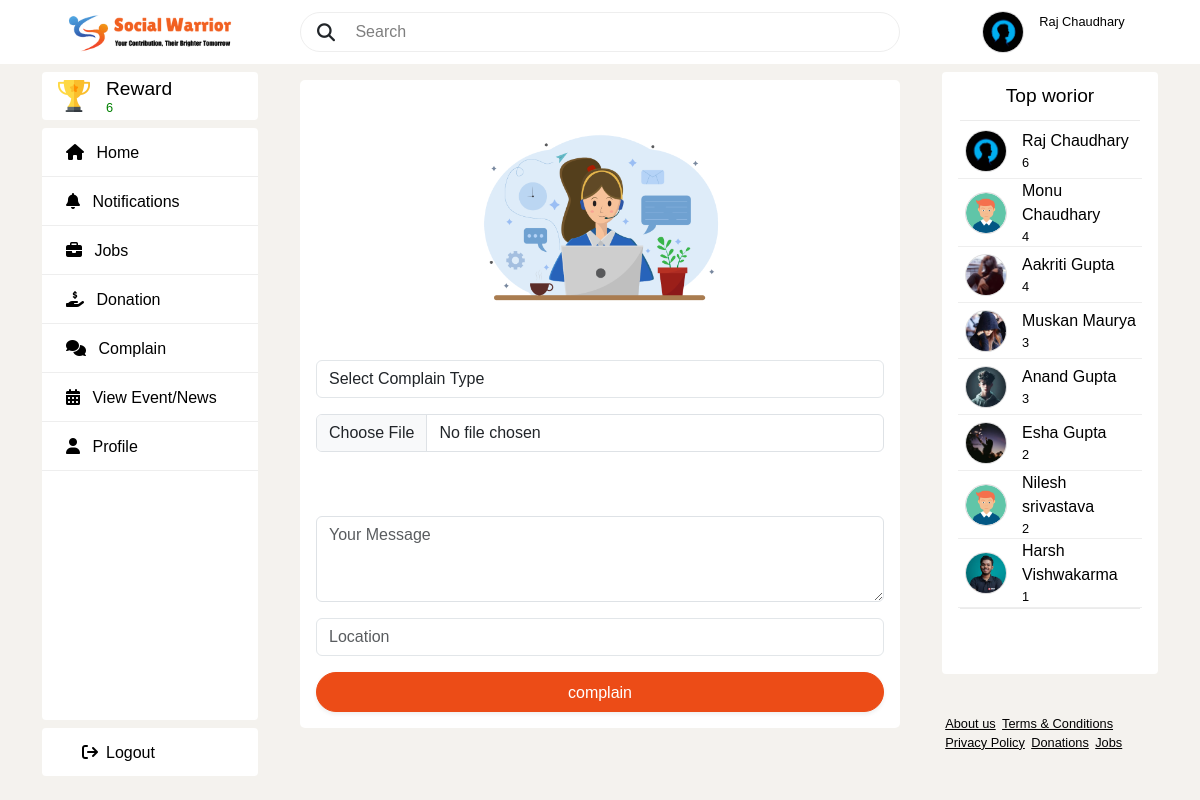
The app's page /complain/ (signed in) with its own data.
### publicapp/models.py (models this page shows)
class Profile(models.Model):
    user=models.ForeignKey(User,on_delete=models.CASCADE,blank=True,null=True)
    contact_no=models.IntegerField()
    full_name=models.CharField(max_length=50)
    dob = models.CharField(max_length=100,blank=True)
    city=models.CharField(max_length=200)
    state=models.CharField(max_length=200)
    pin_code=models.CharField(max_length=100)
    followers=models.ManyToManyField(User,related_name='followers',blank=True)
    followings =models.ManyToManyField(User,related_name='followings',blank=True)
    profile_picture = models.ImageField(upload_to='profilepics',blank=True)

class TopEnvorior(models.Model):
    profile = models.ForeignKey(Profile,on_delete=models.CASCADE)
    reward = models.IntegerField()

### publicapp/views.py (the view, shortened to what this page needs)
# urls.py: path('complain/',views.complain,name='complain'),
def complain(request):
    current_user = request.session['email']
    current_user_details = Profile.objects.get(user=current_user)
    top = TopEnvorior.objects.get(profile=current_user_details)
    total_reward = top.reward
    top_envorior = TopEnvorior.objects.order_by('-reward')[:8]
    return render(request,'complain.html',locals())

### publicapp/templates/complain.html (shortened to what this page needs)
{% extends 'publicparent.html' %} {% load static %}  {%block content%}
<div id="form-layout" style="background-color: #ffffff; border-radius: 5px;">
  <p class="txt-1 pt-4"></p>
  <div class ="img">
    <img src="{% static 'img/complain.png' %}" height="100%" width="100%" />
  </div>
<form action="#" method='POST' enctype="multipart/form-data">
  <select class="form-select" style="border: 1px solid #e2e6e9 !important; " name="complain_type" id=""  >
      <option selected disabled>Select Complain Type</option>
  </select>
  <input id="uploadInput" class="form-control w-100 mt-3" type="file" name="complain_image" accept=".png,.jpg" placeholder=" Upload Media (Image) ">
  <div class="row mt-3">
 </div>
  <textarea class="form-control mt-3" type="text" name="description" rows="3" placeholder="Your Message"></textarea>
  <input style="border: 1px solid #e2e6e9 !important; " class="form-control mt-3" type="text" name="location" placeholder="Location">
  <button type="submit" class="btn btn-primary mt-3 w-100">complain</button>
</form>
</div>
{% endblock %}

### publicapp/templates/publicparent.html (shortened to what this page needs)
<!DOCTYPE html>
<html lang="en">
  <head>
    {% load static %}
    <link
      rel="stylesheet"
      href="https://cdnjs.cloudflare.com/ajax/libs/font-awesome/6.4.0/css/all.min.css"
    />
    <link href="https://cdn.jsdelivr.net/npm/bootstrap@5.3.3/dist/css/bootstrap.min.css" rel="stylesheet">
    <link rel="stylesheet" href="{% static 'css/publicstyle.css' %}" />
  </head>
  <body class="body">
    <header>
      <div class="left">
        <div class="logo">
          <img class="logo-img" src="{% static 'img/slogo.png' %}" alt="" />
        </div>
      </div>
      <div class="middle">
        <form>
          <div class="search nav-search">
            <i class="fa fa-search" style="font-size: 18px; margin-left: 1rem">
            </i>
            <input type="text" placeholder=" Search " />
          </div>
        </form>
      </div>
      <div class="right">
        <div class="user-profile">
              {% if current_user_details.profile_picture %}
              <a href="{%url 'publicapp:profile'%}">
                <img class="profile-img" src="{{ current_user_details.profile_picture.url }}" alt=""/>
              </a>
              {% else %}
              <a href="{%url 'publicapp:profile'%}">
                <img class="profile-img" src="{% static 'img/profile.png' %}" alt=""/>
              </a>
              {% endif %}
          <div class="profile-txt">
            <a href="{%url 'publicapp:profile'%}" class="txt-3"><p>{{current_user_details.full_name}}</p></a>
          </div>
        </div>
      </div>
    </header>
    <main>
      <div class="publicleft">
        <div class="navlefttop logo">
          <img class="logo-img" src="{% static 'img/trophy.png' %}" />
          <div class="logo-txt">
            <p class="txt-1" style="color: #000000;">Reward</p>
            <p class="txt-3" style="color: green; margin-top: -5px;">{{total_reward}}</p>
          </div>
        </div>
        <div class="navleftmiddle">
          <div class="navleftmiddles">
            <a
              href="{%url 'publicapp:publichome'%}"
              class="text-decoration-none"
            >
              <span class="txt-2 "><i class="fa-solid fa-house"></i></span>
              <span class="txt-2 ">Home</span>
            </a>
          </div>
          <div class="navleftmiddles">
            <a
              href="{%  url 'publicapp:notifications' %}"
              class="text-decoration-none"
            >
              <span class="txt-2"><i class="fa-solid fa-bell"></i></span>
              <span class="txt-2">Notifications</span>
            </a>
          </div>
          <div class="navleftmiddles">
            <a href="{%url 'publicapp:jobs'%}" class="text-decoration-none">
              <span class="txt-2"><i class="fa-solid fa-briefcase"></i></span>
              <span class="txt-2">Jobs</span>
            </a>
          </div>
          <div class="navleftmiddles">
            <a href="{%url 'publicapp:donation'%}" class="text-decoration-none">
              <span class="txt-2"
                ><i class="fa-solid fa-hand-holding-dollar"></i
              ></span>
              <span class="txt-2">Donation</span>
            </a>
          </div>
          <div class="navleftmiddles">
            <a href="{%url 'publicapp:complain'%}" class="text-decoration-none">
              <span class="txt-2"
                ><i class="fa-solid fa-comments"></i
              ></span>
              <span class="txt-2">Complain</span>
            </a>
          </div>
          <div class="navleftmiddles">
            <a href="{%url 'publicapp:viewevent'%}" class="text-decoration-none">
              <span class="txt-2"
                ><i class="fa-solid fa-calendar-days"></i></span>
              <span class="txt-2">View Event/News</span>
            </a>
          </div>
          <div class="navleftmiddles">
            <a
              href="{%url 'publicapp:profile'%}"
              class="text-decoration-none"
            >
              <span class="txt-2"><i class="fa-solid fa-user"></i></span>
              <span class="txt-2">Profile</span>
            </a>
          </div>
        </div>
        <div class="navleftbottom navleftmiddles">
          <div style="margin-top: 13px;">
            <a href="{%url 'publicapp:logout'%}" class="txt-2" data-bs-toggle="modal" data-bs-target="#logoutModal">
              <i class="fa-solid fa-sign-out mx-2 "></i>Logout
            </a>
          </div>
        </div>
      </div>
      <div class="publicmiddle">{% block content %} {% endblock%}</div>
      <div class="publicright">
        <div class="box" >
          <div class="box-header" >
            <p class="txt-1" >Top  worior</p>
          </div>
      <div class="box-main">
        <div style="border-bottom: 1px solid black; opacity: 8%; margin-bottom: 2px;  margin-left: 18px; margin-right: 18px;"></div>
          {%for top in top_envorior%}
          <div class="user-profile navrightmiddles">
            <a href="">
             {% if top.profile.profile_picture %}
              <img class="profile-img" src="{{top.profile.profile_picture.url}}" alt=""/>
             {% else %}
              <img class="profile-img" src="{% static 'img/profile.png' %}" alt=""/>
             {% endif %}
            </a>
            <div class="profile-txt">
              <a href="" class="txt-2"><p>{{top.profile.full_name}}</p></a>
              <a href="" class="txt-3"><p>{{top.reward}}</p></a>
            </div>
          </div>
          {%endfor%}
          <div style="border-bottom: 1px solid black; opacity: 8%; margin-bottom: 2px;  margin-left: 18px; margin-right: 18px;"></div>
      </div>
        </div>
        <div class="box box-bottom" style="
        display: flex;
        flex-wrap: wrap;
        background: none;
        flex: none;
        padding: 2rem 0rem;
    ">
              <a href="/about/"class="txt-3">About us</a>
              <a href="/terms/"class="txt-3">Terms &amp; Conditions</a>
              <a href="/policy/"class="txt-3">Privacy Policy</a>
              <a href="/donation/"class="txt-3">Donations</a>
              <a href="/jobs/"class="txt-3">Jobs</a>
            </div>
      </div>
    </main>
  </body>
</html>

### static/css/publicstyle.css (style rules this page uses)
:root { --white: #000000; --darkgray: #3a3a3a; --gray: #eee; --lightgray: #faf8f8; --green: #ec4c17; --border-radius: 0.25rem; --border-radius2: 5rem; }
* { font-family: "Poppins", sans-serif; margin: 0; padding: 0; }
body { scroll-behavior: smooth; position: relative; height: 100vh; width: 100%; background: #f4f2ee; overflow: hidden; margin: 0; padding: 0; }
a { text-decoration: none; }
p { margin-bottom: 0rem; }
.txt-1 { color: var(--white); font-size: 1.2rem; font-weight: 500; }
.txt-2 { color: var(--white); font-size: 1rem; font-weight: 400; }
.txt-3 { color: var(--white); font-size: 0.8rem; font-weight: 300; }
input { color: black; }
.btn { border: 0.01rem solid var(--green); background-color: white; color: var(--primary-color); padding: 0.5rem 1rem; font-size: 1rem; cursor: pointer; border-radius: 5rem; box-shadow: 0 2px 4px 0 var(--gray); }
.btn-primary { background-color: var(--green); color: white; }
header { width: 100%; position: absolute; background: #ffffff; }
.logo { display: flex; align-items: center; }
.user-profile { display: flex; align-items: center; }
.logo-img { height: 3rem; object-fit: cover; }
.logo-txt { margin: 0rem 0rem 0rem 1rem; }
.profile-txt { min-height: 2.5rem; margin: 0rem 0rem 0rem 1rem; }
.profile-img { margin-left: 0.5rem; width: 2.5rem; height: 2.5rem; object-fit: cover; box-shadow: rgba(0, 0, 0, 0.02) 0px 1px 3px 0px, rgba(27, 31, 35, 0.15) 0px 0px 0px 1px; background-color: #ffffff; border-radius: 100rem; }
.search { width: 100%; height: 2.5rem; display: flex; margin-right: 20px; align-items: center; border: 1px solid var(--gray); border-radius: var(--border-radius2); background: transparent; }
.search input[type="text"],input[type="number"] { padding: 0rem 1rem 0rem 1rem; height: 2.5rem; flex: 1; border: none; outline: none; background: transparent; }
input::placeholder { color: #000000; opacity: 50%; }
main { top: 4rem; position: absolute; display: flex; }
.publicleft { width: 25vw; display: flex; flex-direction: column; align-items: center; }
.navlefttop { margin: 0.5rem; width: 18vw; height: 3rem; border-radius: var(--border-radius); background: #ffffff; }
.navlefttop .logo-img { margin-left: 1rem; height: 2rem; width: 2rem; aspect-ratio: 1/1; }
.navleftmiddle { display: flex; flex-direction: column; flex: 1; width: 18vw; border-radius: var(--border-radius); background: #ffffff; }
.navleftmiddle div { box-sizing: unset; padding: 0.8rem 0rem; height: 1.4rem; border-bottom: 0.5px solid var(--gray); }
.navleftmiddle div .txt-2 { margin-left: 0.5rem; }
.navleftmiddle div a { margin-left: 1rem; }
.navleftbottom { margin: 0.5rem; width: 18vw; height: 3rem; border-radius: var(--border-radius); background: #ffffff; }
.navleftbottom div { margin: 1rem 0rem 0rem 1rem; }
.navleftbottom div .txt-2 { margin-left: 1rem; }
.publicmiddle { height: 90vh; width: 50vw; overflow: auto; scrollbar-width: none; }
.feed-search .btn,.user-profile { margin: 0rem 1rem; }
.publicright { width: 25vw; display: flex; flex-direction: column; align-items: center; }
.box { position: relative; margin-top: 0.5rem; flex: 1; width: 18vw; border-radius: var(--border-radius); background: #ffffff; }
.box.box-bottom a { cursor: pointer; text-decoration: underline; padding: 0rem 0.2rem; }
.box .box-header { position: absolute; top: 1.5rem; left: 50%; transform: translate(-50%, -50%); }
.box .box-main { height: -webkit-fill-available; position: absolute; width: 100%; top:3rem; overflow: auto; }
.box .user-profile { min-height: 3.5rem; border-bottom: 0.5px solid var(--gray); }
@media (min-width: 786px) { header { display: flex; align-items: center; height: 4rem; } }
@media (min-width: 786px) { header .left, header .right { width: 50%; display: flex; justify-content: space-evenly; } }
@media (min-width: 786px) { header .middle { width: 100%; } }
header .left { justify-content: space-around; display: flex; }
#form-layout { width: 100%; }
#form-layout .txt-1 { margin-top: 1rem; text-align: center; }
#form-layout .img { margin: auto; object-fit: cover; aspect-ratio: 1/1; height: 15rem; }
#form-layout form { padding: 1rem; }
#form-layout form div { margin: 1rem 0rem; }
#form-layout form .btn { height: 2.5rem; margin: auto; }
#form-layout form select { flex: 1; border: none; outline: none; background: transparent; }

### records on screen
Profile: profile_picture (picture), full_name "Raj Chaudhary"
TopEnvorior: profile.profile_picture (picture), profile.full_name "Raj Chaudhary", reward "6"
TopEnvorior: profile.full_name "Monu Chaudhary", reward "4"
TopEnvorior: profile.profile_picture (picture), profile.full_name "Aakriti Gupta", reward "4"
TopEnvorior: profile.profile_picture (picture), profile.full_name "Muskan Maurya", reward "3"
TopEnvorior: profile.profile_picture (picture), profile.full_name "Anand Gupta", reward "3"
TopEnvorior: profile.profile_picture (picture), profile.full_name "Esha Gupta", reward "2"
TopEnvorior: profile.full_name "Nilesh srivastava", reward "2"
TopEnvorior: profile.profile_picture (picture), profile.full_name "Harsh Vishwakarma", reward "1"

### other values on screen
{{ total_reward }} "6"
